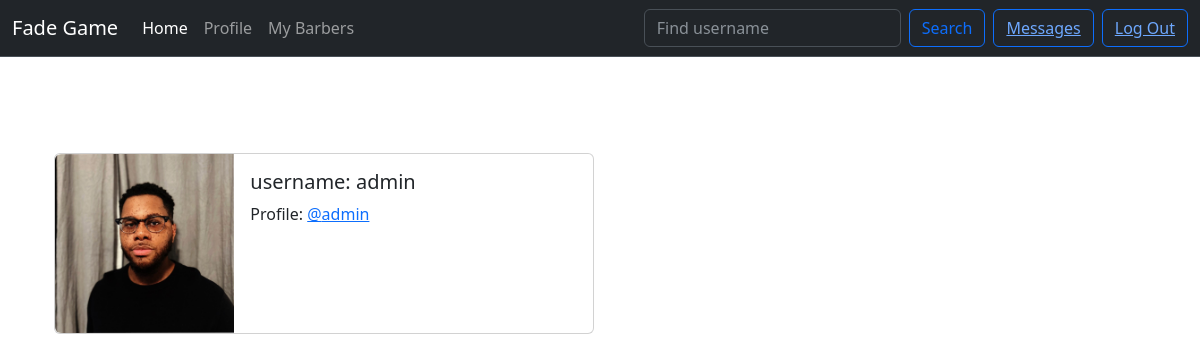
/profile_list/ (signed in), run on an earlier commit of the app's database.
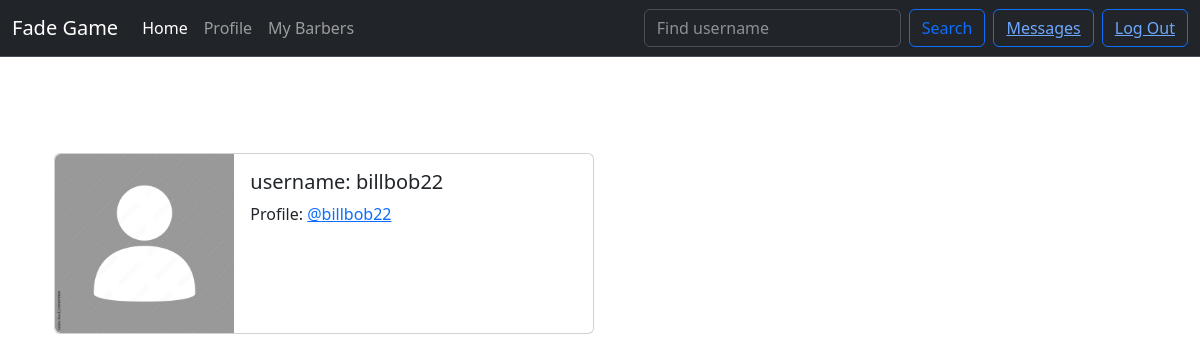
And on a later commit of the database.
### shop/models.py (models this page shows, shortened)
class Profile(models.Model):
    user = models.OneToOneField(User,on_delete=models.CASCADE)
    avatar = models.ImageField(upload_to="img/avatar/%Y/%m/%d", default="avatar.jpg")
    follows = models.ManyToManyField("self",related_name="followed_by",symmetrical=False,blank=True)
    bio = models.CharField(max_length=500, blank=True, null=True)
    shop_address = models.CharField(max_length=100, blank= True, null=True)
    shop_name = models.CharField(max_length=100, blank=True, null=True)
    client_photo = models.ImageField(upload_to="img/client/%Y/%m/%d", null=True)
    is_barber = models.BooleanField(default=False, blank=True)

### shop/views.py (the view)
# urls.py: path('profile_list/',views.profile_list,name="profile_list"),
@login_required
def profile_list(request):
    user = get_object_or_404(Profile, user=request.user)
    user_follows = user.follows.all()
    context={
        "user_follows":user_follows
    }
    return render(request,"shop/profile_list.html",context)

### shop/templates/shop/profile_list.html
{% extends 'base.html' %}
{% block content %}
    {% for follows in user_follows%}
    <div class="container">
        <br><br>
        <div class="card mb-3" style="max-width: 540px;">
            <div class="row g-0">
              <div class="col-md-4">
                <img src="{{follows.avatar.url}}" class="img-fluid rounded-start" alt="...">
              </div>
              <div class="col-md-8">
                <div class="card-body">
                  <h5 class="card-title">username: {{follows.user.username}}</h5>
                  <p class="card-text">Profile: <a href="{% url 'shop:profile' follows.id %}">@{{follows.user.username|lower}}</a></p>
                </div>
              </div>
            </div>
          </div>
    </div>
    {% endfor %}
{% endblock content %}

### shop/templates/base.html (shortened to what this page needs)
{% load static %}
<!DOCTYPE html>
<html lang="en">
<head>
    <link href="https://cdn.jsdelivr.net/npm/bootstrap@5.3.0-alpha3/dist/css/bootstrap.min.css" rel="stylesheet">
</head>
<body>
    {% include "utils/navbar.html" %}
    <br><br>
    <div class="container">
        {% block content %}{% endblock content %}
    </div>
</body>
</html>

### shop/templates/utils/navbar.html (shortened to what this page needs)
<nav class="navbar navbar-expand-lg bg-dark border-bottom border-bottom-dark" data-bs-theme="dark">
  <div class="container-fluid">
    <a class="navbar-brand" href="{% url 'shop:index' %}">Fade Game</a>
    <div class="collapse navbar-collapse" id="navbarSupportedContent">
      <ul class="navbar-nav me-auto mb-2 mb-lg-0">
          {% if request.user.is_authenticated %}
               <li class="nav-item">
                <a class="nav-link active" aria-current="page" href="{% url 'shop:homepage' %}">Home</a>
              </li>
              <li class="nav-item">
                <a class="nav-link" href="{% url 'shop:profile' request.user.profile.id %}">Profile</a>
              </li>
          {% endif %}
          {% if request.user.profile.is_barber%}
            <li class="nav-item">
              <a class="nav-link" href="{% url 'shop:profile_list'%}">My Clients</a>
            </li>
          {% elif request.user.is_authenticated %}
            <li class="nav-item">
              <a class="nav-link" href="{% url 'shop:profile_list'%}">My Barbers</a>
            </li>
          {% endif %}
      </ul>
        {%if request.user.is_authenticated %}
        <form class="d-flex" role="search">
          <input class="form-control me-2" type="search" placeholder="Find username" aria-label="Search">
          <button class="btn btn-outline-primary" type="submit">Search</button>
        </form>
        <div class="d-grid gap-2 d-md-flex justify-content-md-end ms-2">
          <button class="btn btn-outline-primary" type="button"><a href="{% url 'shop:signout' %}">Messages</a></button>
        </div>
        <div class="d-grid gap-2 d-md-flex justify-content-md-end ms-2">
          <button class="btn btn-outline-primary" type="button"><a href="{% url 'shop:signout' %}">Log Out</a></button>
        </div>
      {% else %}
        <div class="d-grid gap-2 d-md-flex justify-content-md-end">
          <button class="btn btn-outline-primary" type="button"><a href="{% url 'shop:register' %}">Create Account</a></button>
          <button class="btn btn-outline-primary" type="button"><a href="{% url 'shop:signin' %}">Log In</a></button>
        </div>
      {% endif %}
    </div>
  </div>
</nav>

What changed in the data, as far as the page shows it:
no longer on this page (row edited): Profile: avatar (picture), user.username "admin"
added Profile: avatar (placeholder picture), user.username "billbob22"
